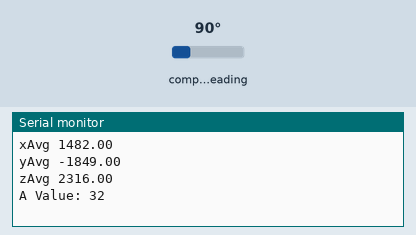
Simulated run of this sketch. Board: Arduino Uno, built with avr-gcc and run on an emulated ATmega328P. Parts: the last lines printed to the serial monitor. Wiring (inferred from the names in the program): QMC5883L compass at I2C address 0x0D. Inputs (shaded band) come from the test bench; at power-on: compass heading 90°.

Above: at 2.9 s.
3.0 s: compass heading set to 7°
At 4.8 s:
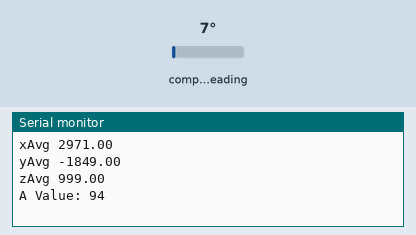
5.8 s: compass heading set to 180°
At 7.2 s:
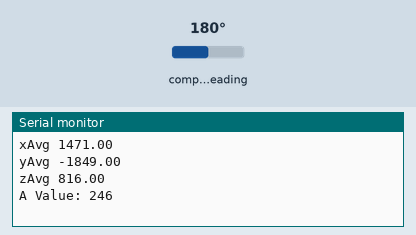
Timing chart, 0 to 8.8 s (numbered marks = the images above; inputs shaded):
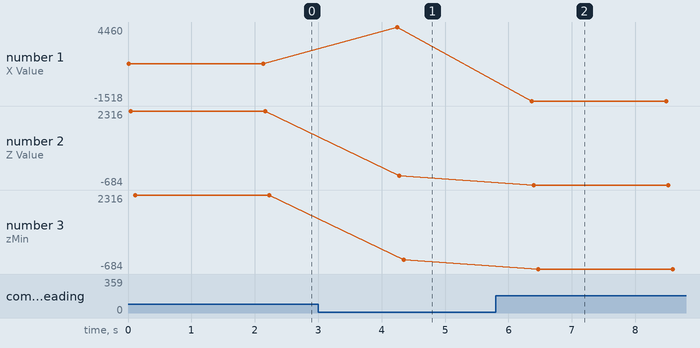

The sketch:

CompasAzimuthWithCorrection.ino
```cpp
#include <Wire.h> //I2C Arduino Library
//uncomment the max and min values.   Rotate the compass chip throug
// 360 degrees plus vertical.   Record the max, and min.   Calculate the
// average.   Enter the averages as offset values.
// program assumes board is oriented horizontally (xz plane).


#define addr 0x0D //I2C Address for The HMC5883  (confirmed)
int xMax = -9999, yMax = -9999, zMax = -9999;
int xMin = 9999, yMin = 9999, zMin = 9999;
int xOffset = -1482, yOffset = -1151, zOffset = 684;


void setup() {

  Serial.begin(9600);
  Wire.begin();
  Serial.println("connected");

  Wire.beginTransmission(addr); //start talking
  Wire.write(0x0B); // Tell the HMC5883 to Continuously Measure
  Wire.write(0x01); // Set the Register
  Wire.endTransmission();
  Wire.beginTransmission(addr); //start talking
  Wire.write(0x09); // Tell the HMC5883 to Continuously Measure
  Wire.write(0x1D); // Set the Register
  Wire.endTransmission();
}

void loop() {

  int x, y, z, a; //triple axis data

  //Tell the HMC what regist to begin writing data into


  Wire.beginTransmission(addr);
  Wire.write(0x00); //start with register 3.
  Wire.endTransmission();

  //Read the data.. 2 bytes for each axis.. 6 total bytes
  Wire.requestFrom(addr, 6);
  if (6 <= Wire.available()) {
    x = Wire.read(); //MSB  x
    x |= Wire.read() << 8; //LSB  x)
    z = Wire.read(); //MSB  z
    z |= Wire.read() << 8; //LSB z
    y = Wire.read(); //MSB y
    y |= Wire.read() << 8; //LSB y

    x = x - xOffset;
    y = y - yOffset;
    z = z - zOffset;

    if(x > xMax){xMax = x;}
    if(x < xMin){xMin = x;}
    if(y > yMax){yMax = y;}
    if(y < yMin){yMin = y;}
    if(z > zMax){zMax = z;}
    if(z < zMin){zMin = z;}


  }

  // Show Values
  Serial.print("X Value: ");
  Serial.println(x);
  Serial.print("Y Value: ");
  Serial.println(y);
  Serial.print("Z Value: ");
  Serial.println(z);
  a = int(atan2(double(x),double(z))*180.000/3.1415);
  if(a < 0){a = 360 + a;}

  Serial.print("xMin: ");
  Serial.println(xMin);
  Serial.print("xMax: ");
  Serial.println(xMax);
  Serial.print("yMin ");
  Serial.println(yMin);
  Serial.print("yMax: ");
  Serial.println(yMax);
  Serial.print("zMin: ");
  Serial.println(zMin);
  Serial.print("zMax: ");
  Serial.println(zMax);
  Serial.print("xAvg ");
  Serial.println((xMax+xMin)/2.0);
  Serial.print("yAvg ");
  Serial.println((yMax+yMin)/2.0);
  Serial.print("zAvg ");
  Serial.println((zMax+zMin)/2.0);
  Serial.print("A Value: ");
  Serial.println(a);
  Serial.println(" ");
  delay(2000);
}
```

Measured:
- after the input at 3.0 s, the serial monitor: prints a new line after 1.2 s (image 1)
- after the input at 5.8 s, the serial monitor: prints a new line after 0.57 s (image 2)
- plotted number 1: 1482 → 4460 after the input at 3.0 s, 4460 → -1518 after the input at 5.8 s
- plotted number 2: 2316 → -318 after the input at 3.0 s, -318 → -684 after the input at 5.8 s
- plotted number 3: 2316 → -318 after the input at 3.0 s, -318 → -684 after the input at 5.8 s
